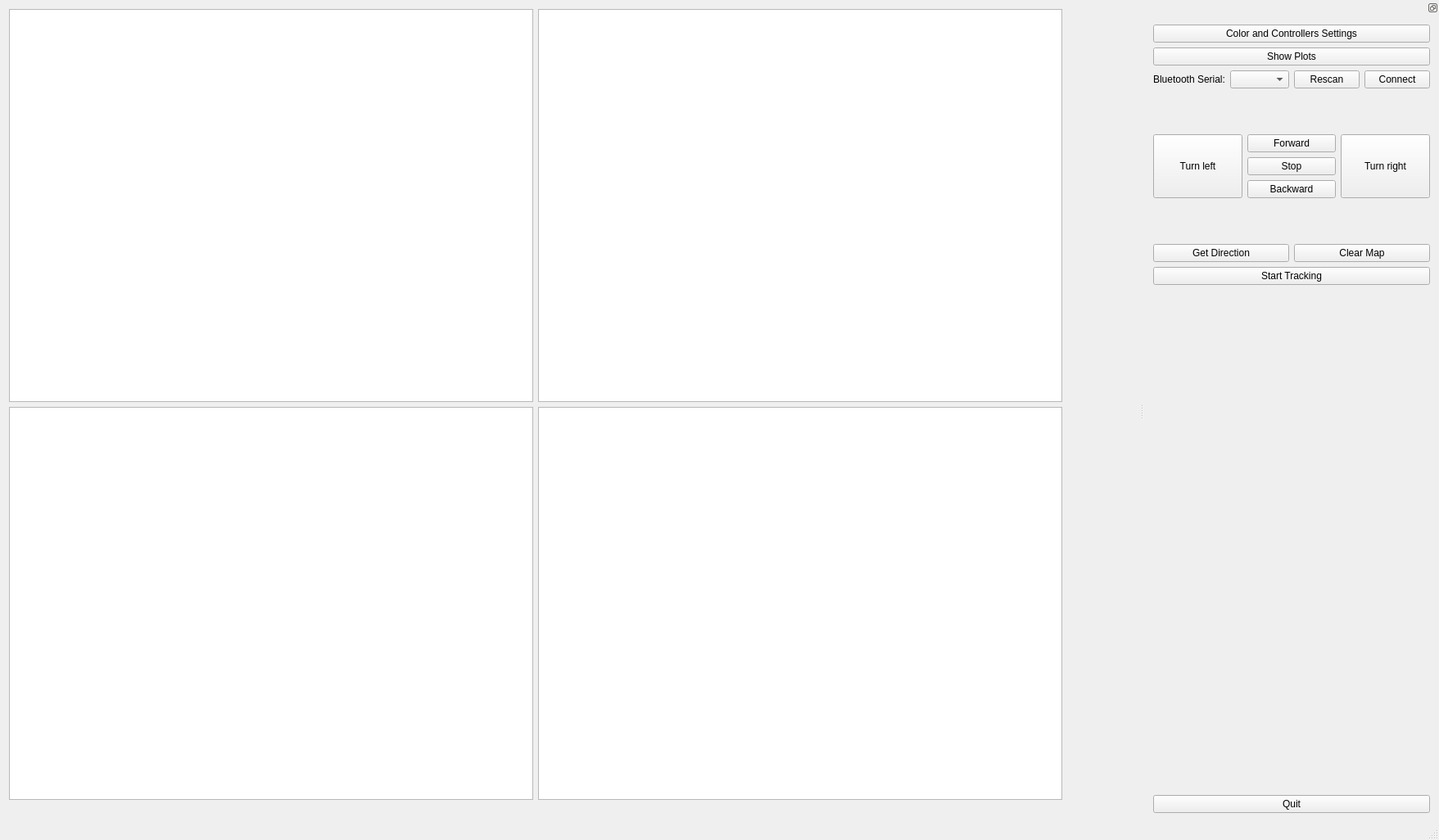
<?xml version="1.0" encoding="UTF-8"?>
<ui version="4.0">
 <class>MainWindow</class>
 <widget class="QMainWindow" name="MainWindow">
  <property name="geometry">
   <rect>
    <x>0</x>
    <y>0</y>
    <width>1757</width>
    <height>1026</height>
   </rect>
  </property>
  <property name="sizePolicy">
   <sizepolicy hsizetype="Preferred" vsizetype="Preferred">
    <horstretch>0</horstretch>
    <verstretch>0</verstretch>
   </sizepolicy>
  </property>
  <property name="windowTitle">
   <string>MainWindow</string>
  </property>
  <widget class="QWidget" name="centralWidget">
   <property name="sizePolicy">
    <sizepolicy hsizetype="Expanding" vsizetype="Expanding">
     <horstretch>0</horstretch>
     <verstretch>0</verstretch>
    </sizepolicy>
   </property>
   <layout class="QFormLayout" name="formLayout">
    <item row="0" column="0">
     <widget class="QGraphicsView" name="orig_img">
      <property name="enabled">
       <bool>true</bool>
      </property>
      <property name="sizePolicy">
       <sizepolicy hsizetype="Preferred" vsizetype="Preferred">
        <horstretch>0</horstretch>
        <verstretch>0</verstretch>
       </sizepolicy>
      </property>
      <property name="minimumSize">
       <size>
        <width>640</width>
        <height>480</height>
       </size>
      </property>
     </widget>
    </item>
    <item row="0" column="1">
     <widget class="QGraphicsView" name="contour_img">
      <property name="sizePolicy">
       <sizepolicy hsizetype="Fixed" vsizetype="Fixed">
        <horstretch>0</horstretch>
        <verstretch>0</verstretch>
       </sizepolicy>
      </property>
      <property name="minimumSize">
       <size>
        <width>640</width>
        <height>480</height>
       </size>
      </property>
     </widget>
    </item>
    <item row="1" column="0">
     <widget class="QGraphicsView" name="thresholded_img">
      <property name="sizePolicy">
       <sizepolicy hsizetype="Fixed" vsizetype="Fixed">
        <horstretch>0</horstretch>
        <verstretch>0</verstretch>
       </sizepolicy>
      </property>
      <property name="minimumSize">
       <size>
        <width>640</width>
        <height>480</height>
       </size>
      </property>
     </widget>
    </item>
    <item row="1" column="1">
     <widget class="QGraphicsView" name="plot_img">
      <property name="sizePolicy">
       <sizepolicy hsizetype="Fixed" vsizetype="Fixed">
        <horstretch>0</horstretch>
        <verstretch>0</verstretch>
       </sizepolicy>
      </property>
      <property name="minimumSize">
       <size>
        <width>640</width>
        <height>480</height>
       </size>
      </property>
     </widget>
    </item>
   </layout>
  </widget>
  <widget class="QMenuBar" name="menuBar">
   <property name="geometry">
    <rect>
     <x>0</x>
     <y>0</y>
     <width>1757</width>
     <height>20</height>
    </rect>
   </property>
  </widget>
  <widget class="QStatusBar" name="statusBar"/>
  <widget class="QDockWidget" name="dockWidget_2">
   <property name="floating">
    <bool>true</bool>
   </property>
   <property name="features">
    <set>QDockWidget::DockWidgetFloatable|QDockWidget::DockWidgetMovable</set>
   </property>
   <attribute name="dockWidgetArea">
    <number>2</number>
   </attribute>
   <widget class="QWidget" name="dockWidgetContents_2">
    <layout class="QVBoxLayout" name="verticalLayout_3">
     <item>
      <layout class="QGridLayout" name="gridLayout_2">
       <item row="1" column="0">
        <widget class="QPushButton" name="pushButton">
         <property name="text">
          <string>Show Plots</string>
         </property>
        </widget>
       </item>
       <item row="22" column="0">
        <spacer name="verticalSpacer">
         <property name="orientation">
          <enum>Qt::Vertical</enum>
         </property>
         <property name="sizeType">
          <enum>QSizePolicy::Expanding</enum>
         </property>
         <property name="sizeHint" stdset="0">
          <size>
           <width>20</width>
           <height>13</height>
          </size>
         </property>
        </spacer>
       </item>
       <item row="6" column="0">
        <layout class="QHBoxLayout" name="horizontalLayout_6" stretch="0,0">
         <property name="sizeConstraint">
          <enum>QLayout::SetDefaultConstraint</enum>
         </property>
         <item>
          <widget class="QPushButton" name="get_direction_btn">
           <property name="text">
            <string>Get Direction</string>
           </property>
          </widget>
         </item>
         <item>
          <widget class="QPushButton" name="clear_btn">
           <property name="text">
            <string>Clear Map</string>
           </property>
          </widget>
         </item>
        </layout>
       </item>
       <item row="23" column="0">
        <widget class="QPushButton" name="quit_btn">
         <property name="text">
          <string>Quit</string>
         </property>
        </widget>
       </item>
       <item row="0" column="0">
        <widget class="QPushButton" name="color_settings_btn">
         <property name="text">
          <string>Color and Controllers Settings</string>
         </property>
        </widget>
       </item>
       <item row="2" column="0">
        <layout class="QHBoxLayout" name="horizontalLayout">
         <item>
          <widget class="QLabel" name="label_3">
           <property name="text">
            <string>Bluetooth Serial:</string>
           </property>
          </widget>
         </item>
         <item>
          <widget class="QComboBox" name="serial_port_list">
           <property name="sizePolicy">
            <sizepolicy hsizetype="Preferred" vsizetype="Fixed">
             <horstretch>2</horstretch>
             <verstretch>0</verstretch>
            </sizepolicy>
           </property>
          </widget>
         </item>
         <item>
          <widget class="QPushButton" name="rescan_btn">
           <property name="text">
            <string>Rescan</string>
           </property>
          </widget>
         </item>
         <item>
          <widget class="QPushButton" name="connect_btn">
           <property name="sizePolicy">
            <sizepolicy hsizetype="Minimum" vsizetype="Fixed">
             <horstretch>0</horstretch>
             <verstretch>0</verstretch>
            </sizepolicy>
           </property>
           <property name="text">
            <string>Connect</string>
           </property>
          </widget>
         </item>
        </layout>
       </item>
       <item row="4" column="0">
        <layout class="QHBoxLayout" name="horizontalLayout_2">
         <item>
          <widget class="QPushButton" name="turnLeft_btn">
           <property name="sizePolicy">
            <sizepolicy hsizetype="Minimum" vsizetype="Preferred">
             <horstretch>0</horstretch>
             <verstretch>1</verstretch>
            </sizepolicy>
           </property>
           <property name="text">
            <string>Turn left</string>
           </property>
          </widget>
         </item>
         <item>
          <layout class="QVBoxLayout" name="verticalLayout">
           <item>
            <widget class="QPushButton" name="forward_btn">
             <property name="text">
              <string>Forward</string>
             </property>
            </widget>
           </item>
           <item>
            <widget class="QPushButton" name="stop_btn">
             <property name="text">
              <string>Stop</string>
             </property>
            </widget>
           </item>
           <item>
            <widget class="QPushButton" name="backward_btn">
             <property name="text">
              <string>Backward</string>
             </property>
            </widget>
           </item>
          </layout>
         </item>
         <item>
          <widget class="QPushButton" name="turnRight_btn">
           <property name="sizePolicy">
            <sizepolicy hsizetype="Minimum" vsizetype="Preferred">
             <horstretch>0</horstretch>
             <verstretch>0</verstretch>
            </sizepolicy>
           </property>
           <property name="text">
            <string>Turn right</string>
           </property>
          </widget>
         </item>
        </layout>
       </item>
       <item row="16" column="0">
        <widget class="QPushButton" name="track_btn">
         <property name="text">
          <string>Start Tracking</string>
         </property>
        </widget>
       </item>
       <item row="3" column="0">
        <spacer name="verticalSpacer_2">
         <property name="orientation">
          <enum>Qt::Vertical</enum>
         </property>
         <property name="sizeType">
          <enum>QSizePolicy::Fixed</enum>
         </property>
         <property name="sizeHint" stdset="0">
          <size>
           <width>20</width>
           <height>50</height>
          </size>
         </property>
        </spacer>
       </item>
       <item row="5" column="0">
        <spacer name="verticalSpacer_3">
         <property name="orientation">
          <enum>Qt::Vertical</enum>
         </property>
         <property name="sizeType">
          <enum>QSizePolicy::Fixed</enum>
         </property>
         <property name="sizeHint" stdset="0">
          <size>
           <width>20</width>
           <height>50</height>
          </size>
         </property>
        </spacer>
       </item>
      </layout>
     </item>
    </layout>
   </widget>
  </widget>
 </widget>
 <layoutdefault spacing="6" margin="11"/>
 <resources/>
 <connections/>
</ui>
